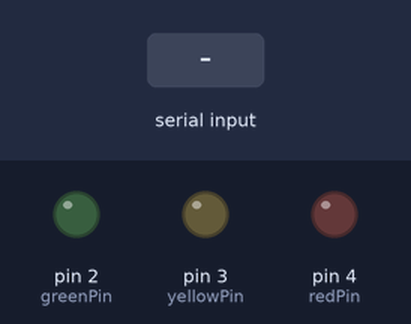
The sketch below on a simulated Arduino Uno, built with avr-gcc and run on an emulated ATmega328P. Shown: output pins drawn as LEDs (lit = HIGH). Inputs (shaded band) come from the test bench.

Above: at 1.2 s.
1.3 s: "green" received over Serial
At 3.5 s:
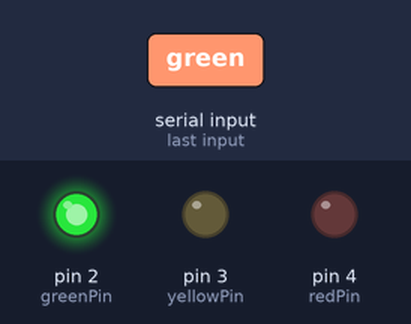
3.8 s: "yellow" received over Serial
At 5.6 s:
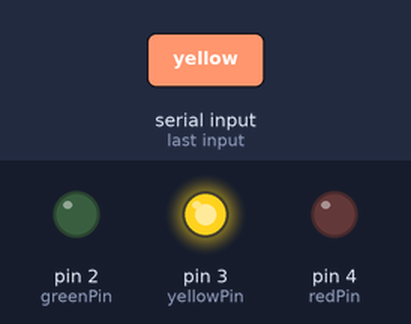
6.3 s: "red" received over Serial
At 8.5 s:
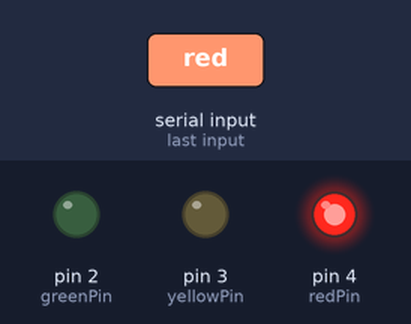
Timing chart, 0 to 10.0 s (numbered marks = the images above; inputs shaded):
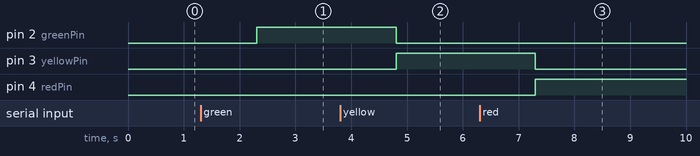

The sketch:

traffic_signal.ino
```cpp
int greenPin = 2;
int yellowPin = 3;
int redPin = 4;

void setup() {
  pinMode(greenPin, OUTPUT);
  pinMode(yellowPin, OUTPUT);
  pinMode(redPin, OUTPUT);
  Serial.begin(9600);
}

void loop() {
  if (Serial.available() > 0) {
    String command = Serial.readString();
    if (command == "green") {
      digitalWrite(greenPin, HIGH);
      digitalWrite(yellowPin, LOW);
      digitalWrite(redPin, LOW);
    } else if (command == "yellow") {
      digitalWrite(greenPin, LOW);
      digitalWrite(yellowPin, HIGH);
      digitalWrite(redPin, LOW);
    } else if (command == "red") {
      digitalWrite(greenPin, LOW);
      digitalWrite(yellowPin, LOW);
      digitalWrite(redPin, HIGH);
    }
  }
}
```

Measured:
- after the input at 1.3 s, pin 2 (greenPin): LOW → HIGH after 1.0 s
- after the input at 3.8 s, pin 2 (greenPin): HIGH → LOW after 1.0 s; pin 3 (yellowPin): LOW → HIGH after 1.0 s
- after the input at 6.3 s, pin 3 (yellowPin): HIGH → LOW after 1.0 s; pin 4 (redPin): LOW → HIGH after 1.0 s
